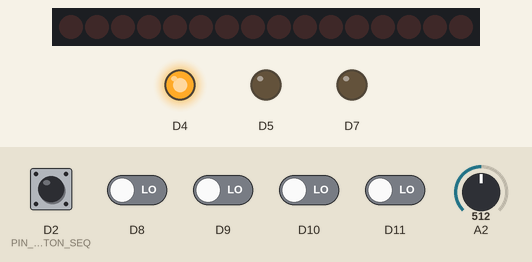
A sketch run on a simulated Arduino Zero (SAMD21). Parts: 16 shift-register outputs drawn as a row of LEDs (first output left, lit = HIGH), output pins drawn as LEDs (lit = HIGH). Wiring (inferred from the names in the program): 2 × shift register (74HC595): data D13; shift clock D12; latch D6. Wiring (inferred from the signals the program sends): row of LEDs: on Q0, Q1, Q2, Q3, Q4, Q5, Q6, Q7, Q8, Q9, Q10, Q11, Q12, Q13, Q14, Q15. Inputs (shaded band) come from the test bench; at power-on: D2 (PIN_BUTTON_SEQ), D8–11 LOW, A2 = 512. Pins used as bus, display or sensor lines are not drawn; what the sketch prints to the serial monitor is not drawn.

Above: at 1.2 s.
1.3 s: D2 (PIN_BUTTON_SEQ) pulled HIGH for 0.15 s
At 1.6 s:
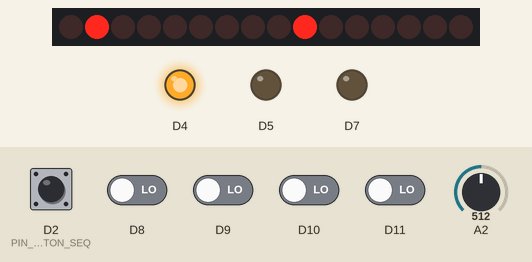
At 5.9 s:
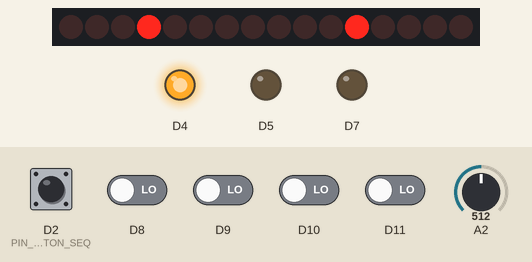
Timing chart, 0 to 9.8 s (numbered marks = the images above; inputs shaded):
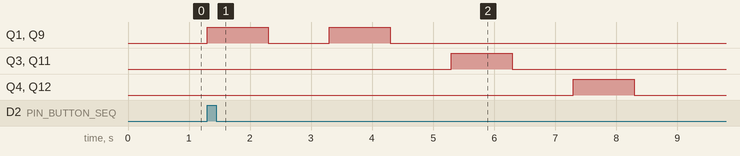

The sketch:

simon.ino
```cpp
/****************************************
 * Simon slave
 *
 * Théophile Champion
 *
 * This is the simon slave.
 * User have to repeat the correct sequence to defuse
 * the module (by calling defuseModule()
 * from ktne_core).
****************************************/

#include <ktne_core.h>

# define PIN_LATCH (6)
# define PIN_CLOCK (12)
# define PIN_DATA  (13)

// Value for needPrintSeq
# define FALSE         (0)
# define TRUE          (1)
# define WAIT_USER_SEQ (2)

int needPrintSeq = FALSE;

// Led index
/*
** Warning : If you change the following define take a look to the loop function.
** ---> for (int color = LED_GREEN; color <= LED_RED; color++)
*/
# define LED_OFF    (0)
# define LED_GREEN  (1)
# define LED_YELLOW (2)
# define LED_BLUE   (3)
# define LED_RED    (4)

// Sequences' size
# define SEQ_EASY_SIZE   (4)
# define SEQ_MEDIUM_SIZE (8)
# define SEQ_HARD_SIZE   (12)
# define SEQ_USER_SIZE   (12)

// Pin use to start printing the leds sequence
# define PIN_BUTTON_SEQ (2)

/*
** Warning : If you change the following define remember that seq_user MUST
** have at least the same size as the biggest difficulty sequence.
*/
int seq_easy[SEQ_EASY_SIZE]     = {LED_GREEN, LED_GREEN, LED_BLUE, LED_RED};
int seq_medium[SEQ_MEDIUM_SIZE] = {LED_BLUE, LED_GREEN, LED_BLUE, LED_RED, LED_YELLOW, LED_BLUE, LED_GREEN, LED_YELLOW};
int seq_hard[SEQ_HARD_SIZE]     = {LED_BLUE, LED_GREEN, LED_YELLOW, LED_YELLOW, LED_BLUE, LED_BLUE, LED_RED, LED_GREEN, LED_GREEN, LED_YELLOW, LED_BLUE, LED_RED};

int answer_seq_easy[SEQ_EASY_SIZE]     = {LED_GREEN, LED_GREEN, LED_YELLOW, LED_GREEN};
int answer_seq_medium[SEQ_MEDIUM_SIZE] = {LED_YELLOW, LED_RED, LED_YELLOW, LED_GREEN, LED_YELLOW, LED_YELLOW, LED_RED, LED_YELLOW};
int answer_seq_hard[SEQ_HARD_SIZE]     = {LED_RED, LED_RED, LED_GREEN, LED_GREEN, LED_RED, LED_RED, LED_BLUE, LED_RED, LED_RED, LED_GREEN, LED_RED, LED_BLUE};

int seq_user[SEQ_USER_SIZE]     = {LED_OFF, LED_OFF, LED_OFF, LED_OFF, LED_OFF, LED_OFF, LED_OFF, LED_OFF, LED_OFF, LED_OFF, LED_OFF, LED_OFF};

// Pin of simon buttons
# define PIN_BUTTONS (2)

// Value buttons
# define STATE_LOW        (0)
# define STATE_HIGH       (1)
# define STATE_STILL_HIGH (2)

int buttons[4] = {STATE_LOW, STATE_LOW, STATE_LOW, STATE_LOW};

void loop()
{
  if (needPrintSeq == TRUE)
  {
    printSequence();
    needPrintSeq = WAIT_USER_SEQ;
  }
  else if (needPrintSeq == WAIT_USER_SEQ)
  {
    updateButtons();
    for (int color = LED_GREEN; color <= LED_RED; color++)
    {
      if (buttons[color - 1] == STATE_HIGH)
        pushInUserSequence(color);
    }
    needPrintSeq = chechUserSeq();
    delay(100);
  }
}

void setup()
{
  setupCore();
  pinMode(PIN_LATCH, OUTPUT);
  pinMode(PIN_CLOCK, OUTPUT);
  pinMode(PIN_DATA, OUTPUT);
  pinMode(PIN_BUTTON_SEQ, INPUT);
  attachInterrupt(digitalPinToInterrupt(PIN_BUTTON_SEQ), updateNeedPrintSequence, RISING);
}

int *getSequenceRequired()
{
  if (difficulty == EASY)
    return seq_easy;
  else if (difficulty == MEDIUM)
    return seq_medium;
  else
    return seq_hard;
}

int *getAnswerSequenceRequired()
{
  if (difficulty == EASY)
    return answer_seq_easy;
  else if (difficulty == MEDIUM)
    return answer_seq_medium;
  else
    return answer_seq_hard;
}

int getSizeOfSequenceRequired()
{
  if (difficulty == EASY)
    return SEQ_EASY_SIZE;
  else if (difficulty == MEDIUM)
    return SEQ_MEDIUM_SIZE;
  else
    return SEQ_HARD_SIZE;
}

void printSequence()
{
  for (int j = 0; j < getSizeOfSequenceRequired(); j++)
  {
    printColor(PIN_DATA, PIN_CLOCK, getSequenceRequired()[j]);
    delay(1000);
    printColor(PIN_DATA, PIN_CLOCK, LED_OFF);
    delay(1000);
  }
}

void printColor(int myDataPin, int myClockPin, byte color)
{
  /*
  ** This table is used to light on/off the leds using the card 74HC595.
  ** The i-th element of this table corresponds to the i-th led (LED_OFF, LED_GREEN, LED_YELLOW, LED_BLUE, LED_RED)
  ** The elements are encoded in binary format, for example 0x00000010 allows to turn on the second led and turn off the others. In our case it is linked with the green led.
  */
  uint8_t tab[5] = {0, 2, 4, 8, 16};

  digitalWrite(PIN_LATCH, 0);
  shiftOut(myDataPin, myClockPin, MSBFIRST, tab[color]);
  shiftOut(myDataPin, myClockPin, MSBFIRST, tab[color]);
  digitalWrite(PIN_LATCH, 1);
}

int computeUpdateButton(int old_value, int curr_value)
{
  if (old_value == STATE_LOW && curr_value == HIGH)
    return STATE_HIGH;
  if (old_value == STATE_HIGH && curr_value == HIGH)
    return STATE_STILL_HIGH;
  if (old_value == STATE_STILL_HIGH && curr_value == HIGH)
    return STATE_STILL_HIGH;
  return STATE_LOW;
}

void computeButtonsActivation(int analogValue, int readValue[5])
{
  if (analogValue >= 300 && analogValue < 400)
    readValue[0] += 1;
  else if (analogValue >= 400 && analogValue < 500)
    readValue[1] += 1;
  else if (analogValue >= 500 && analogValue < 700)
    readValue[2] += 1;
  else if (analogValue >= 700)
    readValue[3] += 1;
  else
    readValue[4] += 1;
}

void updateButtons()
{
  int readValue[5] = {0};

  for (int i = 0; i < 4; i++)
  {
    computeButtonsActivation(analogRead(PIN_BUTTONS), readValue);
    delay(8);
  }
  int max_index = 0;
  int max_value = readValue[0];
  for (int i = 1; i < 5; i++)
  {
    if (max_value < readValue[i])
    {
      max_index = i;
      max_value = readValue[i];
    }
  }
  for (int i = 0; i < 5; i++)
    readValue[i] = (max_index == i);
  for (int i = 0; i < 4; i++)
    buttons[i] = computeUpdateButton(buttons[i], readValue[i]);
}

void pushInUserSequence(int color)
{
  for (int i = SEQ_USER_SIZE - 1; i > 0; i--)
    seq_user[i] = seq_user[i - 1];
  seq_user[0] = color;
}

int indexSequencesDiff(int *seq_user, int *seq_test, int seq_test_size)
{
  for (int i = 0; i < seq_test_size; i++)
    if (seq_user[getSizeOfSequenceRequired() - 1 - i] != seq_test[i])
      return i;
  return seq_test_size;
}

void clearUserSequence()
{
  for (int i = 0; i < SEQ_USER_SIZE; i++)
    seq_user[i] = LED_OFF;
}

void clearButtons()
{
  for (int i = 0; i < 4; i++)
    buttons[i] = STATE_LOW;
}

int chechUserSeq()
{
  int index;

  index = indexSequencesDiff(seq_user, getAnswerSequenceRequired(), getSizeOfSequenceRequired());
  if (index == getSizeOfSequenceRequired()) // Module defused
  {
    defuseModule();
    return FALSE;
  }
  if (seq_user[getSizeOfSequenceRequired() - 1] == LED_OFF)
    return WAIT_USER_SEQ;
  clearUserSequence();
  clearButtons();
  applyPenality(10);
  return TRUE;
}

void updateNeedPrintSequence()
{
  if (needPrintSeq == FALSE)
    needPrintSeq = TRUE;
}
```

Measured:
- after the input at 1.3 s, Q1, Q9: alternates HIGH for 1.0 s and LOW for 1.0 s, 4 changes in all, then stays LOW, starting at once; Q3, Q11: LOW → HIGH after 4.0 s, → LOW 1.0 s later; Q4, Q12: LOW → HIGH after 6.0 s, → LOW 1.0 s later
